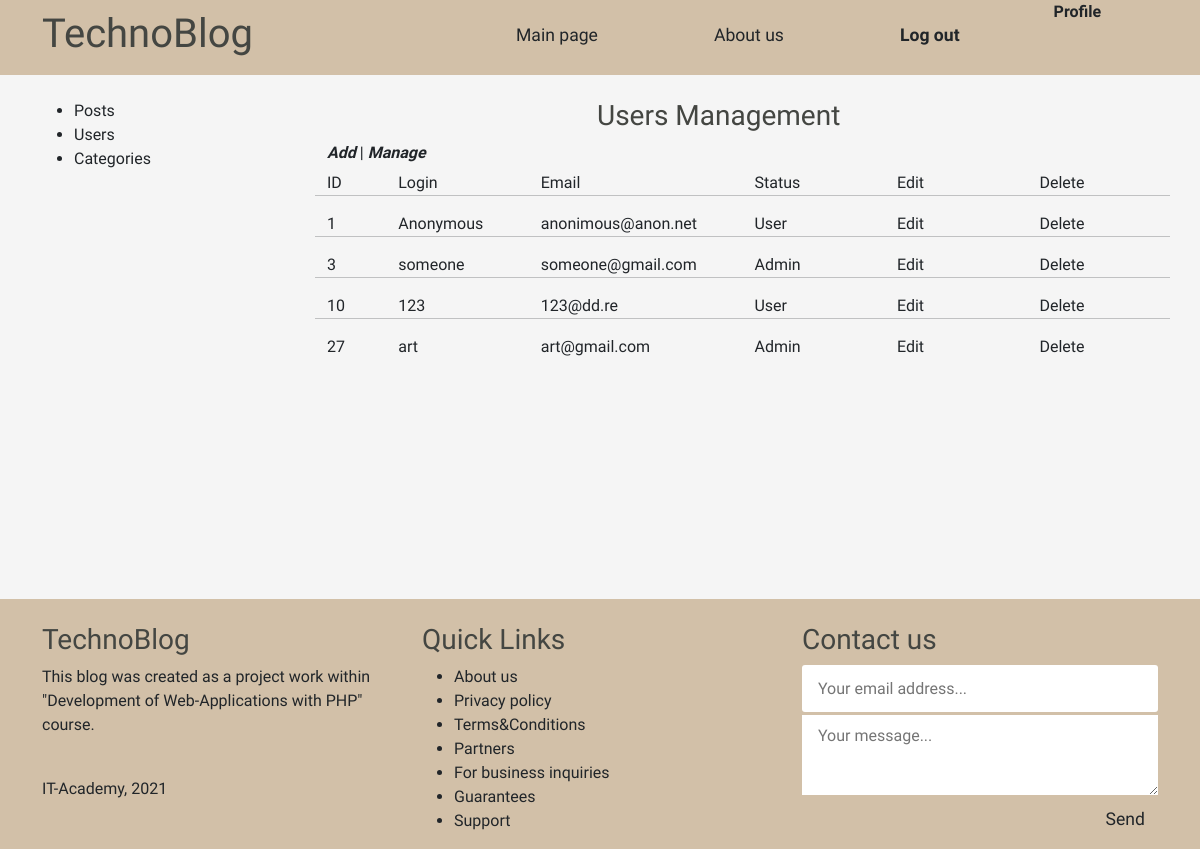
Page /admin/users/index.php on the earlier database version.
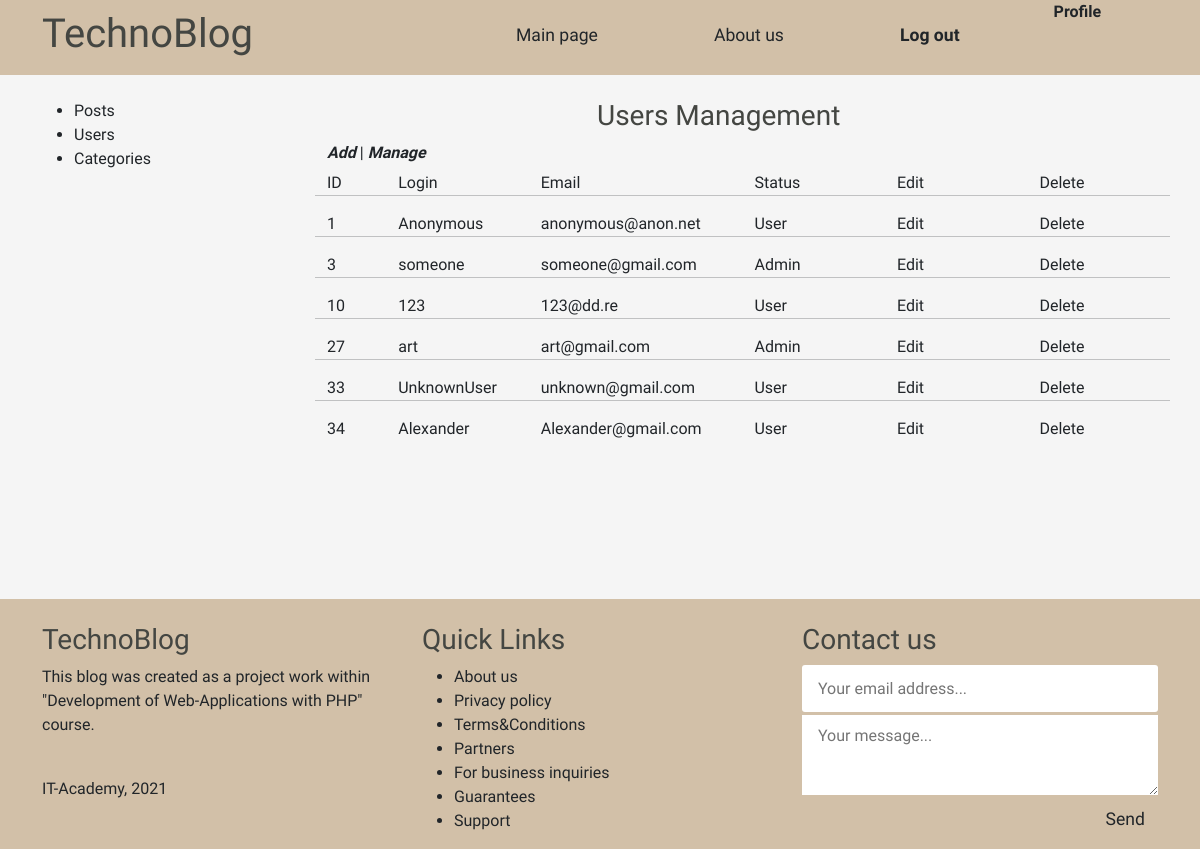
Same page on the later database version.
### tables this page shows
CREATE TABLE `user` (
  `id` int NOT NULL,
  `username` varchar(16) NOT NULL,
  `email` varchar(100) NOT NULL,
  `password` varchar(255) NOT NULL,
  `create_time` timestamp NOT NULL DEFAULT CURRENT_TIMESTAMP,
  `admin` int NOT NULL
);

### app/database/db.php (called while the page is built, shortened)
<?php
require ("connection.php");
function checkErrors($query){
    $errInfo = $query->errorInfo();
    return true;
}
function selectAll($table, $params = []){
    global $pdo;
    $sql = "SELECT * FROM $table";
    $query = $pdo->prepare($sql);
    $query->execute();
    return $query-> fetchAll();
}

### app/controllers/user.php (called while the page is built, shortened)
<?php
include SITE_ROOT . "/app/database/db.php";
$users = selectAll('user');

### admin/users/index.php (the view, shortened to what this page needs)
<?php
include "../../app/controllers/user.php";
?>
<!doctype html>
<html lang="en">
<head>
    <link href="https://cdn.jsdelivr.net/npm/bootstrap@5.1.3/dist/css/bootstrap.min.css" rel="stylesheet"
>
    <link rel="stylesheet" href="..\..\front\style.css">
</head>
<?php include("..\..\app\include\header-admin.php") ?>
<br>
<div class="container">
    <div class="row">
        <?php include("..\..\app\include\sidebar-admin.php"); ?>
        <div class="posts col-9">
            <h3 style="margin-left: 270px">Users Management</h3>
            <div class="button-row" style="min-height: 30px">
                <i><b><a href="create.php" class="col-2">Add</a></b></i> |
                <i><b><a href="index.php" class="col-2">Manage</a></b></i>
            </div>
            <div class="row title-table">
                <div class="col-1">ID</div>
                <div class="col-2">Login</div>
                <div class="col-3">Email</div>
                <div class="col-2">Status</div>
                <div class="col-2">Edit</div>
                <div class="col-2">Delete</div>
            </div>
            <?php foreach ($users as $key => $user): ?>
            <div class="row post">
                <hr>
                <div class="col-1"><?= $user['id'];?></div>
                <div class="col-2"><?= $user['username'];?></div>
                <div class="col-3"><?= $user['email'];?></div>
                <?php if ($user['admin'] == 1): ?>
                <div class="col-2">Admin</div>
                <?php else: ?>
                <div class="col-2">User</div>
                <?php endif; ?>
                <div class="edit col-2"><a href="edit.php?edit_id=<?=$user['id']?>">Edit</a></div>
                <div class="delete col-2"><a href="edit.php?delete_id=<?=$user['id']?>">Delete</a></div>
            </div>
            <?php endforeach; ?>
        </div>
    </div>
</div>
<?php include("..\..\app\include\\footer.php") ?>
</body>
</html>

Differences in the rows shown:
changed user "Anonymous": email "anonimous@anon.net" → "anonymous@anon.net"
added user: id "33", username "UnknownUser", email "unknown@gmail.com", admin "User"
added user: id "34", username "Alexander", email "Alexander@gmail.com", admin "User"
